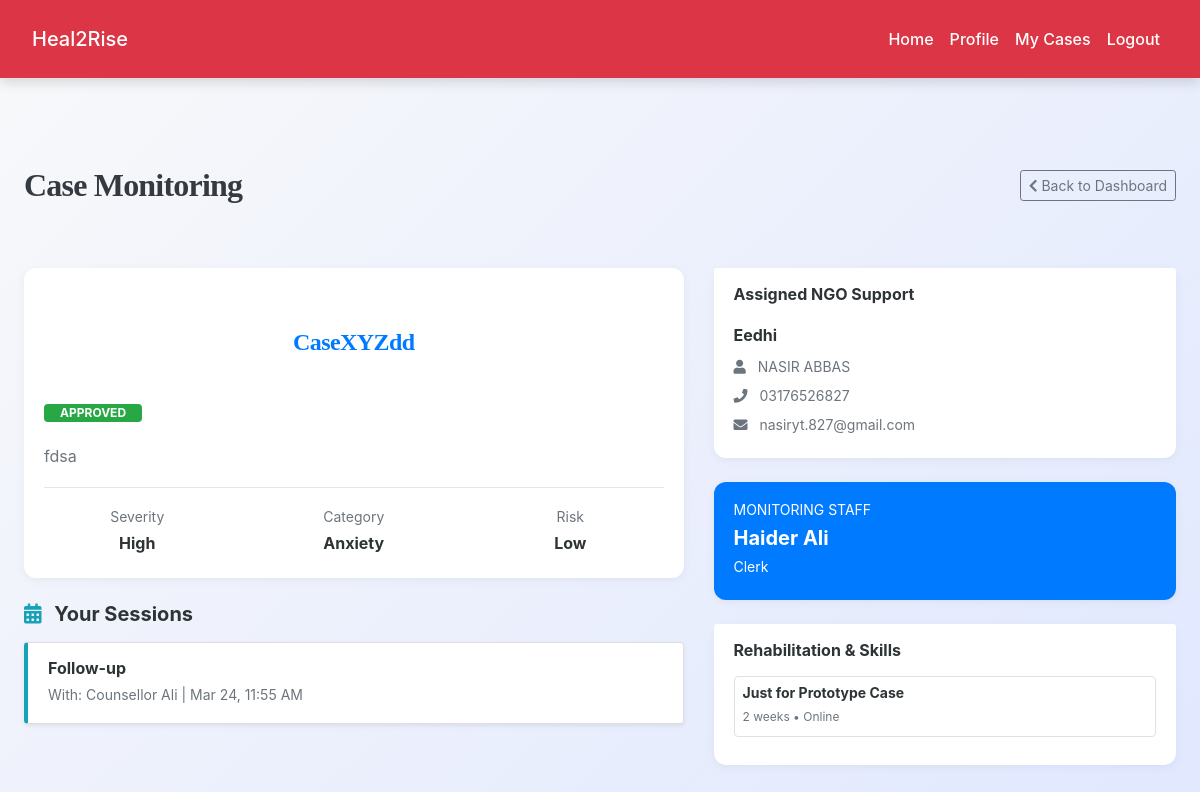
/user/view_case_details.php?id=5 (signed in), run on the app's committed database.
### tables this page shows
CREATE TABLE `cases` (
  `id` int(11) NOT NULL,
  `case_title` varchar(255) NOT NULL,
  `description` text NOT NULL,
  `user_id` int(11) NOT NULL,
  `assigned_ngo_id` int(11) DEFAULT NULL,
  `assigned_staff_id` int(11) DEFAULT NULL,
  `status` enum('pending','approved','rejected','closed') NOT NULL DEFAULT 'pending',
  `problem_category` text DEFAULT NULL,
  `severity` varchar(50) DEFAULT NULL,
  `risk_level` varchar(50) DEFAULT NULL,
  `created_at` datetime DEFAULT current_timestamp(),
  `closed_at` datetime DEFAULT NULL
);

CREATE TABLE `counseling_sessions` (
  `id` int(11) NOT NULL,
  `case_id` int(11) NOT NULL,
  `counselor_id` int(11) NOT NULL,
  `session_date` datetime NOT NULL,
  `session_type` varchar(50) NOT NULL,
  `duration_minutes` int(11) DEFAULT NULL,
  `notes` text DEFAULT NULL,
  `next_session` datetime DEFAULT NULL,
  `meeting_link` varchar(255) DEFAULT NULL,
  `created_at` datetime DEFAULT current_timestamp()
);

CREATE TABLE `counselors` (
  `id` int(11) NOT NULL,
  `full_name` varchar(100) NOT NULL,
  `email` varchar(100) NOT NULL,
  `phone` varchar(20) DEFAULT NULL,
  `password_hash` varchar(255) NOT NULL,
  `qualification` text DEFAULT NULL,
  `experience_years` int(11) DEFAULT 0,
  `specialization` varchar(100) DEFAULT NULL,
  `status` enum('active','inactive') DEFAULT 'active',
  `created_at` datetime DEFAULT current_timestamp()
);

CREATE TABLE `ngos` (
  `id` int(11) NOT NULL,
  `ngo_name` varchar(200) NOT NULL,
  `registration_number` varchar(100) DEFAULT NULL,
  `address` text DEFAULT NULL,
  `contact_person` varchar(100) DEFAULT NULL,
  `phone` varchar(20) DEFAULT NULL,
  `email` varchar(100) NOT NULL,
  `password` varchar(255) NOT NULL,
  `service_areas` text DEFAULT NULL,
  `capacity` int(11) DEFAULT 50,
  `status` enum('verified','pending','blocked') DEFAULT 'pending',
  `created_at` datetime DEFAULT current_timestamp()
);

CREATE TABLE `team_members` (
  `id` int(11) NOT NULL,
  `full_name` varchar(100) NOT NULL,
  `email` varchar(100) NOT NULL,
  `phone` varchar(20) DEFAULT NULL,
  `password_hash` varchar(255) NOT NULL,
  `designation` varchar(50) NOT NULL,
  `qualification` text DEFAULT NULL,
  `experience_years` int(11) DEFAULT 0,
  `status` enum('active','inactive') DEFAULT 'active',
  `created_at` datetime DEFAULT current_timestamp()
);

CREATE TABLE `skill_programs` (
  `id` int(11) NOT NULL,
  `counselor_id` int(11) NOT NULL,
  `case_id` int(11) NOT NULL,
  `program_name` varchar(200) NOT NULL,
  `description` text DEFAULT NULL,
  `duration_weeks` int(11) DEFAULT NULL,
  `mode` varchar(50) DEFAULT 'Online',
  `created_at` datetime DEFAULT current_timestamp()
);

### user/view_case_details.php (the view, shortened to what this page needs)
<?php
include('../config.php');
$user_id = $_SESSION["id"];
$case_id = intval($_GET['id']);
$stmt = $conn->prepare("
    SELECT
        c.*,
        n.ngo_name, n.contact_person, n.phone AS ngo_phone, n.email AS ngo_email,
        s.full_name AS staff_name, s.email AS staff_email, s.phone AS staff_phone, s.designation AS staff_designation
    FROM cases c
    JOIN ngos n ON c.assigned_ngo_id = n.id
    LEFT JOIN team_members s ON c.assigned_staff_id = s.id
    WHERE c.id=? AND c.user_id=?
");
$stmt->bind_param("ii", $case_id, $user_id);
$stmt->execute();
$case = $stmt->get_result()->fetch_assoc();
$session_stmt = $conn->prepare("
    SELECT cs.*, co.full_name as counselor_name
    FROM counseling_sessions cs
    JOIN counselors co ON cs.counselor_id = co.id
    WHERE cs.case_id = ?
    ORDER BY cs.session_date DESC
");
$session_stmt->bind_param("i", $case_id);
$session_stmt->execute();
$sessions = $session_stmt->get_result();
$skill_stmt = $conn->prepare("
    SELECT sp.* FROM skill_programs sp
    JOIN counselors co ON sp.counselor_id = co.id
    JOIN case_counselor cc ON cc.counselor_id = co.id
    WHERE cc.case_id = ?
");
$skill_stmt->bind_param("i", $case_id);
$skill_stmt->execute();
$skills = $skill_stmt->get_result();
?>
<!DOCTYPE html>
<html lang="en">
<head>
    <link rel="stylesheet" href="https://cdn.jsdelivr.net/npm/bootstrap@4.6.2/dist/css/bootstrap.min.css">
    <link rel="stylesheet" href="https://cdnjs.cloudflare.com/ajax/libs/font-awesome/5.15.4/css/all.min.css">
<link rel="stylesheet" href="../css/style.css">
</head>
<body class="bg-light">
<?php include('navbar.php'); ?>
<div class="container py-5">
    <div class="d-flex justify-content-between align-items-center mb-4">
        <h2 class="font-weight-bold text-dark">Case Monitoring</h2>
        <a href="dashboard.php" class="btn btn-outline-secondary btn-sm"><i class="fas fa-chevron-left"></i> Back to Dashboard</a>
    </div>
    <div class="row">
        <div class="col-lg-7">
            <div class="card info-card mb-4">
                <div class="card-body">
                    <div class=" justify-content-between">
                        <h4 class="text-primary font-weight-bold"><?= htmlspecialchars($case['case_title']) ?></h4>
                        <span class="badge badge-<?= $case['status']=='closed' ? 'secondary' : 'success' ?> px-3">
                            <?= strtoupper($case['status']) ?>
                        </span>
                    </div>
                    <p class="mt-3 text-secondary"><?= nl2br(htmlspecialchars($case['description'])) ?></p>
                    <hr>
                    <div class="row text-center">
                        <div class="col-4">
                            <small class="text-muted d-block">Severity</small>
                            <span class="font-weight-bold"><?= $case['severity'] ?></span>
                        </div>
                        <div class="col-4">
                            <small class="text-muted d-block">Category</small>
                            <span class="font-weight-bold"><?= $case['problem_category'] ?></span>
                        </div>
                        <div class="col-4">
                            <small class="text-muted d-block">Risk</small>
                            <span class="font-weight-bold"><?= $case['risk_level'] ?></span>
                        </div>
                    </div>
                </div>
            </div>
            <h5 class="font-weight-bold mb-3 mt-4"><i class="fas fa-calendar-alt text-info mr-2"></i> Your Sessions</h5>
            <?php if($sessions->num_rows > 0): ?>
                <?php while($s = $sessions->fetch_assoc()): ?>
                    <div class="card session-item shadow-sm">
                        <div class="card-body py-3">
                            <div class="row align-items-center">
                                <div class="col-md-8">
                                    <h6 class="mb-1 font-weight-bold"><?= htmlspecialchars($s['session_type']) ?></h6>
                                    <p class="small text-muted mb-0">With: <?= htmlspecialchars($s['counselor_name']) ?> | <?= date('M d, h:i A', strtotime($s['session_date'])) ?></p>
                                </div>
                            </div>
                        </div>
                    </div>
                <?php endwhile; ?>
            <?php else: ?>
                <div class="alert alert-light border text-center">No sessions scheduled yet. Your assigned counselor will update this soon.</div>
            <?php endif; ?>
        </div>
        <div class="col-lg-5">
            <div class="card info-card mb-4">
                <div class="card-header bg-white font-weight-bold border-0">Assigned NGO Support</div>
                <div class="card-body pt-0">
                    <p class="mb-1 font-weight-bold"><?= htmlspecialchars($case['ngo_name']) ?></p>
                    <p class="small text-muted mb-1"><i class="fas fa-user mr-2"></i> <?= htmlspecialchars($case['contact_person']) ?></p>
                    <p class="small text-muted mb-1"><i class="fas fa-phone mr-2"></i> <?= htmlspecialchars($case['ngo_phone']) ?></p>
                    <p class="small text-muted mb-0"><i class="fas fa-envelope mr-2"></i> <?= htmlspecialchars($case['ngo_email']) ?></p>
                </div>
            </div>
            <?php if($case['staff_name']): ?>
            <div class="card info-card mb-4 bg-primary text-white">
                <div class="card-body">
                    <h6 class="small text-uppercase opacity-75">Monitoring Staff</h6>
                    <h5 class="mb-1 font-weight-bold"><?= htmlspecialchars($case['staff_name']) ?></h5>
                    <p class="small mb-0"><?= htmlspecialchars($case['staff_designation']) ?></p>
                </div>
            </div>
            <?php endif; ?>
            <div class="card info-card">
                <div class="card-header bg-white font-weight-bold border-0">Rehabilitation & Skills</div>
                <div class="card-body pt-0">
                    <?php if($skills->num_rows > 0): ?>
                        <?php while($sk = $skills->fetch_assoc()): ?>
                            <div class="p-2 border rounded mb-2">
                                <h6 class="small font-weight-bold mb-1"><?= htmlspecialchars($sk['program_name']) ?></h6>
                                <p class="x-small text-muted mb-0" style="font-size: 0.75rem;"><?= htmlspecialchars($sk['duration_weeks']) ?> weeks • <?= $sk['mode'] ?></p>
                            </div>
                        <?php endwhile; ?>
                    <?php else: ?>
                        <p class="text-muted small">No active skill programs yet.</p>
                    <?php endif; ?>
                </div>
            </div>
        </div>
    </div>
</div>
</body>
</html>

### css/style.css (style rules this page uses)
:root { --primary: #007bff; --secondary: #6c757d; --success: #28a745; --info: #17a2b8; --warning: #ffc107; --danger: #dc3545; --light: #f8f9fa; --dark: #2d3436; --accent: #ff6f61; --highlight: #6f42c1; --shadow: rgba(0, 0, 0, 0.15); --transition: all 0.3s ease-in-out; }
body { font-family: 'Inter', 'Segoe UI', Tahoma, Geneva, Verdana, sans-serif; background: linear-gradient(135deg, var(--light) 0%, #e0e7ff 100%); color: var(--dark); line-height: 1.8; margin: 0; padding: 0; min-height: 100vh; font-size: 16px; }
h1, h2, h3, h4 { text-align: center; margin: 2.5rem 0; font-family: 'Georgia', 'Times New Roman', serif; color: var(--dark); font-weight: 700; letter-spacing: -0.025em; }
h2 { font-size: 2rem; }
h4 { font-size: 1.5rem; }
.container { max-width: 1200px; margin: 0 auto 3rem; padding: 0 1.5rem; }
a { color: var(--primary); text-decoration: none; font-weight: 500; transition: var(--transition); }

### user/view_case_details.php (style rules this page uses)
.info-card { border: none; box-shadow: 0 2px 10px rgba(0,0,0,0.05); border-radius: 12px; }
.session-item { border-left: 4px solid #17a2b8; margin-bottom: 10px; background: #fff; }

### data on the page
cases: case_title "CaseXYZdd", status "APPROVED", description "fdsa", severity "High", problem_category "Anxiety", risk_level "Low", assigned_ngo.ngo_name "Eedhi", assigned_ngo.contact_person "NASIR ABBAS", assigned_ngo.phone "03176526827", assigned_ngo.email "nasiryt.827@gmail.com", team_members.full_name "Haider Ali", team_members.designation "Clerk"
counseling_sessions: session_type "Follow-up", counselor.full_name "Counsellor Ali", session_date "Mar 24, 11:55 AM"
skill_programs: program_name "Just for Prototype Case", duration_weeks "2", mode "Online"
